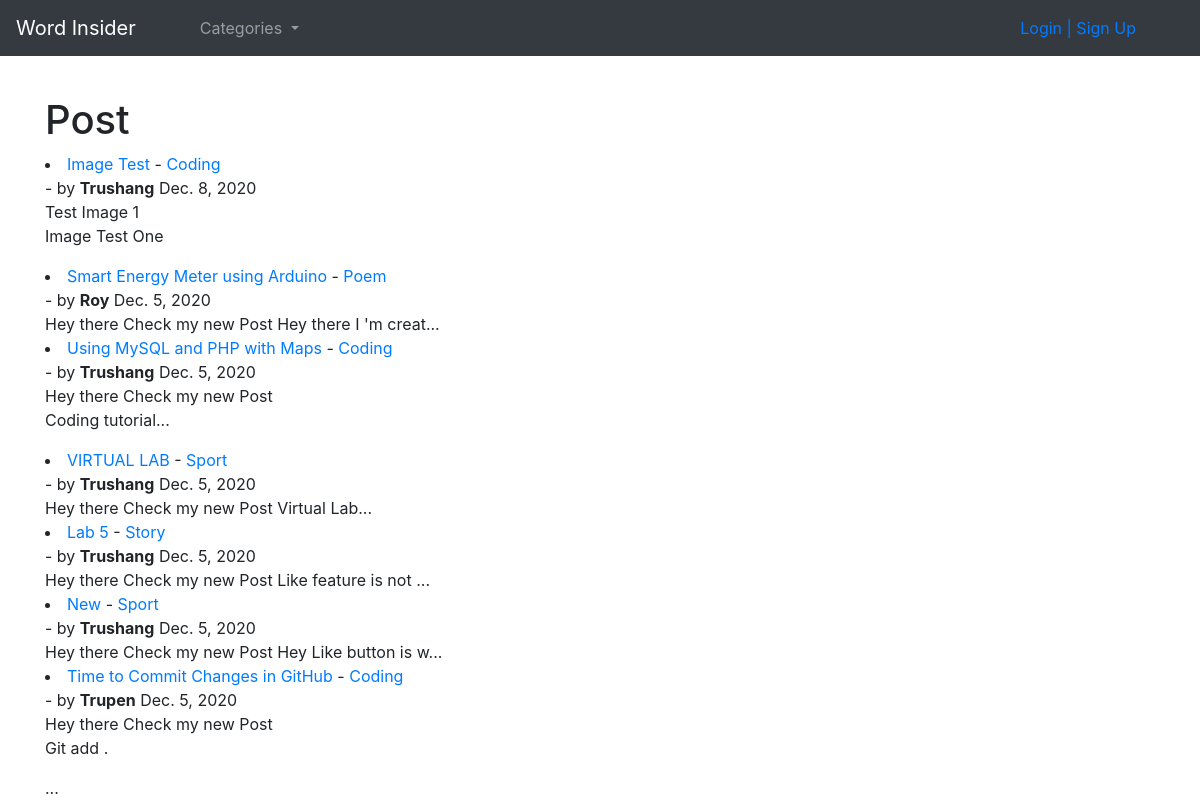
The page / on the database its author committed.
### blog/models.py (models this page shows, shortened)
class Post(models.Model):
    title = models.CharField(max_length=255)
    header_image = models.ImageField(null=True,blank=True,upload_to="images/")
    title_tag = models.CharField(max_length=255)
    author = models.ForeignKey(User,on_delete=models.CASCADE)
    body = RichTextField(blank=True,null=True)
    pub_Date = models.DateField(auto_now_add=True)
    category = models.CharField(max_length=10,default='coding')
    likes = models.ManyToManyField(User,related_name='blog_posts')
    snippet = models.CharField(max_length=50)

### blog/views.py (the view)
# urls.py: path('',HomeView.as_view(),name="home"),
class HomeView(ListView):
    model = Post
    template_name = 'home.html'
    ordering = ['-pub_Date']
    def get_context_data(self, *args, **kwargs):
        cat_menu = CategoryList.objects.all()
        context = super(HomeView,self).get_context_data(*args, **kwargs)
        context["cat_menu"] = cat_menu
        return context

### blog/models.py (called while the page is built)
    def __str__(self):
        return self.name

### blog/templates/home.html (shortened to what this page needs)
{% extends 'base.html' %}
{% block content %}
<h1>Post</h1>
    {% for post in object_list %}
        <li><a href="{%url 'article-detail' post.pk %}">{{ post.title }} </a> - <a href="{% url 'category' post.category|slugify %}">{{ post.category }}</a><br> - by <strong>{{ post.author }}</strong> {{ post.pub_Date }}
        <br>
            {{ post.snippet }}
        {{ post.body | slice:":20"| safe }}...
        </li>
    {% endfor%}
{% endblock %}

### rows shown on the page
Post: title "Image Test", category "Coding", author "Trushang", pub_Date "Dec. 8, 2020", snippet "Test Image 1", body "Image Test One"
Post: title "Smart Energy Meter using Arduino", category "Poem", author "Roy", pub_Date "Dec. 5, 2020", snippet "Hey there Check my new Post", body "Hey there I 'm creat"
Post: title "Using MySQL and PHP with Maps", category "Coding", author "Trushang", pub_Date "Dec. 5, 2020", snippet "Hey there Check my new Post"
Post: title "VIRTUAL LAB", category "Sport", author "Trushang", pub_Date "Dec. 5, 2020", snippet "Hey there Check my new Post", body "Virtual Lab"
Post: title "Lab 5", category "Story", author "Trushang", pub_Date "Dec. 5, 2020", snippet "Hey there Check my new Post", body "Like feature is not"
Post: title "New", category "Sport", author "Trushang", pub_Date "Dec. 5, 2020", snippet "Hey there Check my new Post", body "Hey Like button is w"
Post: title "Time to Commit Changes in GitHub", category "Coding", author "Trupen", pub_Date "Dec. 5, 2020", snippet "Hey there Check my new Post", body "Git add ."
